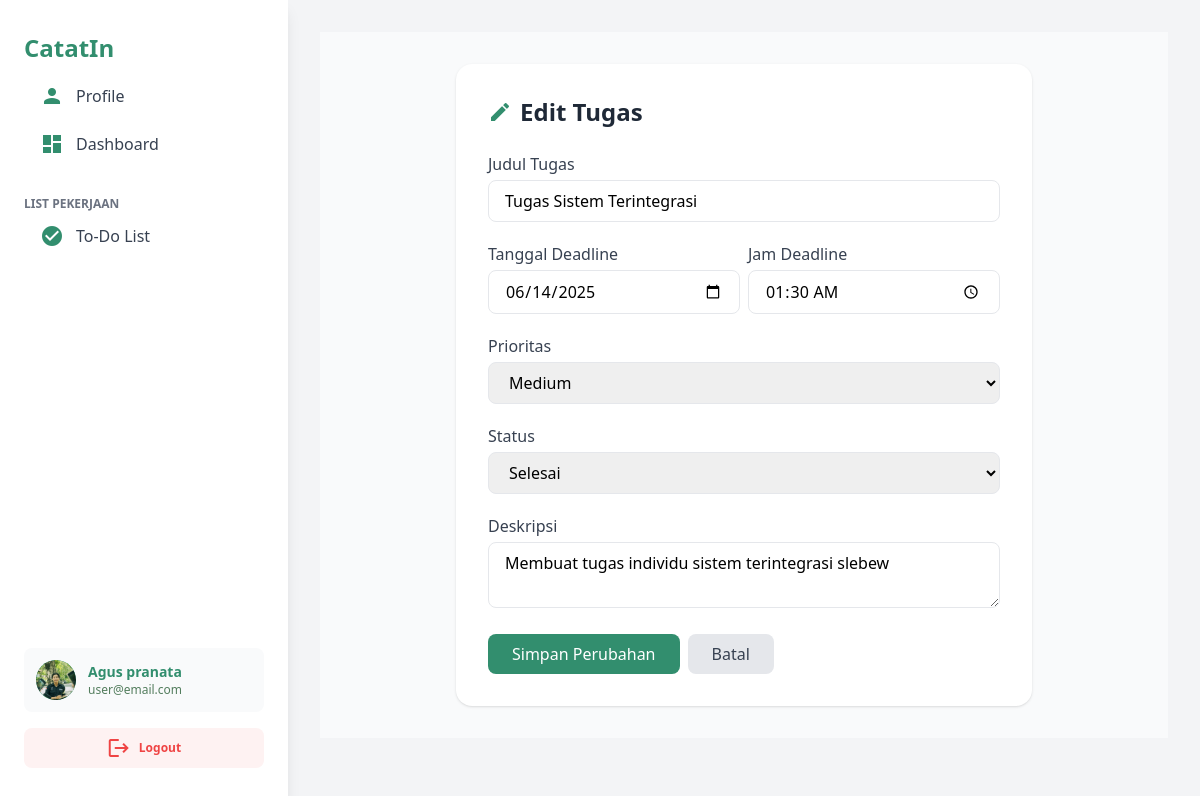
Page /edit_tugas.php?id=33 (signed in) on the committed database.
### tables this page shows
CREATE TABLE `users` (
  `id_user` int(11) NOT NULL,
  `nama` varchar(100) NOT NULL,
  `username` varchar(50) NOT NULL,
  `avatar` varchar(255) NOT NULL,
  `email` varchar(100) NOT NULL,
  `password` varchar(255) NOT NULL,
  `tanggal_daftar` timestamp NOT NULL DEFAULT current_timestamp()
);

CREATE TABLE `tugas` (
  `id_tugas` int(11) NOT NULL,
  `id_user` int(11) NOT NULL,
  `nama_tugas` varchar(255) NOT NULL,
  `deskripsi` text NOT NULL,
  `status_tugas` enum('belum','selesai') DEFAULT 'belum',
  `tanggal_dibuat` timestamp NOT NULL DEFAULT current_timestamp(),
  `tanggal_deadline` datetime DEFAULT NULL,
  `prioritas` varchar(10) DEFAULT NULL
);

### edit_tugas.php (the view, shortened to what this page needs)
<?php
require_once 'includes/auth.php';
$id_user = $_SESSION['id_user'];
$id_tugas = intval($_GET['id']);
$stmt = $koneksi->prepare("SELECT * FROM tugas WHERE id_tugas=? AND id_user=?");
$stmt->bind_param('ii', $id_tugas, $id_user);
$stmt->execute();
$result = $stmt->get_result();
$tugas = $result->fetch_assoc();
?>
<!DOCTYPE html>
<html lang="id">
<head>
    <script src="https://cdn.tailwindcss.com"></script>
</head>
<body class="bg-gray-100">
    <?php include 'includes/header.php'; ?>
    <main class="flex-1 px-2 md:px-10 py-8 bg-gray-50">
        <div class="max-w-xl mx-auto bg-white rounded-2xl shadow p-8">
            <h2 class="text-2xl font-bold text-gray-800 mb-6 flex items-center gap-2">
                <span class="material-icons text-base text-[#328E6E]">edit</span>
                Edit Tugas
            </h2>
            <form method="POST" class="space-y-5">
                <div>
                    <label class="block text-gray-700 mb-1">Judul Tugas</label>
                    <input type="text" name="judul" required
                        value="<?php echo htmlspecialchars($tugas['nama_tugas']); ?>"
                        class="w-full px-4 py-2 border rounded-lg focus:outline-none focus:ring-2 focus:ring-indigo-200" />
                </div>
                <div class="flex gap-2">
                    <div class="flex-1">
                        <label class="block text-gray-700 mb-1">Tanggal Deadline</label>
                        <input type="date" name="tanggal" required
                            value="<?php echo isset($tugas) ? substr($tugas['tanggal_deadline'], 0, 10) : ''; ?>"
                            class="w-full px-4 py-2 border rounded-lg" />
                    </div>
                    <div class="flex-1">
                        <label class="block text-gray-700 mb-1">Jam Deadline</label>
                        <input type="time" name="jam" required
                            value="<?php echo isset($tugas) ? substr($tugas['tanggal_deadline'], 11, 5) : ''; ?>"
                            class="w-full px-4 py-2 border rounded-lg" />
                    </div>
                </div>
                <div>
                    <label class="block text-gray-700 mb-1">Prioritas</label>
                    <select name="prioritas"
                        class="w-full px-4 py-2 border rounded-lg focus:outline-none focus:ring-2 focus:ring-indigo-200">
                        <option value="medium" <?php if ($tugas['prioritas'] == 'medium')
                            echo 'selected'; ?>>Medium
                        </option>
                    </select>
                </div>
                <div>
                    <label class="block text-gray-700 mb-1">Status</label>
                    <select name="status_tugas"
                        class="w-full px-4 py-2 border rounded-lg focus:outline-none focus:ring-2 focus:ring-indigo-200">
                        <option value="selesai" <?php if ($tugas['status_tugas'] == 'selesai')
                            echo 'selected'; ?>>Selesai
                        </option>
                    </select>
                </div>
                <div>
                    <label class="block text-gray-700 mb-1">Deskripsi</label>
                    <textarea name="deskripsi"
                        class="w-full px-4 py-2 border rounded-lg focus:outline-none focus:ring-2 focus:ring-indigo-200"><?php echo htmlspecialchars($tugas['deskripsi']); ?></textarea>
                </div>
                <div class="flex gap-2">
                    <button type="submit"
                        class="bg-[#328E6E] text-white px-6 py-2 rounded-lg hover:bg-[#256d52] transition">Simpan
                        Perubahan</button>
                    <a href="dashboard.php"
                        class="bg-gray-200 text-gray-700 px-6 py-2 rounded-lg hover:bg-gray-300 transition">Batal</a>
                </div>
            </form>
        </div>
    </main>
</body>
</html>

### includes/header.php (shortened to what this page needs)
<?php
$nama_user = isset($_SESSION['nama']) ? $_SESSION['nama'] : 'Pengguna';
$email_user = isset($_SESSION['email']) ? $_SESSION['email'] : 'user@email.com';
$avatar = 'styles/assets/default-avatar.png';
if (isset($_SESSION['id_user'])) {
    require_once 'includes/koneksi.php';
    $id_user = $_SESSION['id_user'];
    $stmt = $koneksi->prepare("SELECT avatar FROM users WHERE id_user=?");
    $stmt->bind_param('i', $id_user);
    $stmt->execute();
    $result = $stmt->get_result();
    if ($row = $result->fetch_assoc()) {
        if (!empty($row['avatar']) && file_exists('uploads/' . $row['avatar'])) {
            $avatar = 'uploads/' . $row['avatar'];
        }
    }
}
?>
<!DOCTYPE html>
<html lang="id">
<head>
    <script src="https://cdn.tailwindcss.com"></script>
</head>
<body class="bg-gray-100">
<div class="flex min-h-screen">
    <aside class="w-72 bg-white shadow-lg flex flex-col justify-between py-8 px-6">
        <div>
            <div class="flex items-center mb-3">
                <span class="font-bold text-2xl text-[#328E6E]">CatatIn</span>
            </div>
             <nav class="space-y-2 mb-8">
                <a href="profil.php" class="flex items-center py-2 px-4 rounded-lg hover:bg-indigo-50 font-medium text-gray-700 transition">
                    <span class="material-icons mr-3 text-[#328E6E]">person</span> Profile
                </a>
            <nav class="space-y-2 mb-2">
                <a href="dashboard.php" class="flex items-center py-2 px-4 rounded-lg hover:bg-indigo-50 font-medium text-gray-700 transition">
                    <span class="material-icons mr-3 text-[#328E6E]">dashboard</span> Dashboard
                </a>
            </nav>
            </nav>
            <div>
                <span class="text-gray-500 font-semibold text-xs mb-1 block">LIST PEKERJAAN</span>
                <div class="flex flex-col gap-1">
                     <a href="add_tugas.php" class="flex items-center py-2 px-4 rounded-lg hover:bg-indigo-50 font-medium text-gray-700 transition">
                    <span class="material-icons mr-3 text-[#328E6E]">check_circle</span> To-Do List
                </a>
                </div>
            </div>
        </div>
        <div class="mt-10">
            <a href="profil.php" class="flex items-center space-x-3 p-3 rounded-lg bg-gray-50 hover:bg-indigo-100 transition">
                <div class="w-10 h-10 rounded-full bg-[#328E6E] flex items-center justify-center text-[#E1EEBC] font-bold text-lg overflow-hidden">
                    <img src="<?php echo $avatar; ?>" alt="Avatar" class="w-10 h-10 object-cover rounded-full">
                </div>
                <div>
                    <span class="block font-semibold text-[#328E6E] text-sm"><?php echo htmlspecialchars($nama_user); ?></span>
                    <span class="block text-xs text-[#537D5D]"><?php echo htmlspecialchars($email_user); ?></span>
                </div>
            </a>
            <a href="logout.php" class="flex items-center gap-2 mt-4 px-4 py-2 rounded-lg bg-red-50 text-red-500 hover:bg-red-100 text-xs font-semibold transition w-full justify-center">
                <span class="material-icons text-base">logout</span>
                Logout
            </a>
        </div>
    </aside>
    <main class="flex-1 p-8">

### rows in the picture
users: avatar (picture)
tugas: judul "Tugas Sistem Terintegrasi", tanggal "06/14/2025", jam "01:30", prioritas "Medium", status_tugas "Selesai", deskripsi "Membuat tugas individu sistem terintegrasi slebew"

### other values in the picture
$nama_user "Agus pranata"
$email_user "user@email.com"
